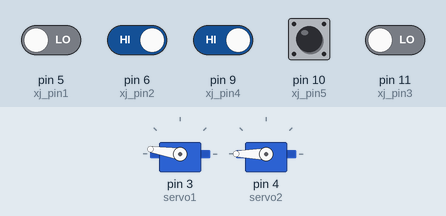
The sketch below on a simulated Arduino Uno, built with avr-gcc and run on an emulated ATmega328P. Parts: 2 × servo. Inputs (shaded band) come from the test bench; at power-on: pin 6 (xj_pin2), pin 9 (xj_pin4), pin 10 (xj_pin5) HIGH, pin 5 (xj_pin1), pin 11 (xj_pin3) LOW.

Above: at 1.8 s.
1.9 s: pin 6 (xj_pin2) driven LOW
At 2.6 s:
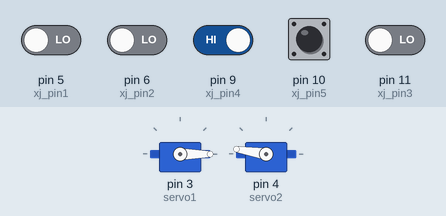
4.9 s: pin 11 (xj_pin3) driven HIGH
At 6.0 s:
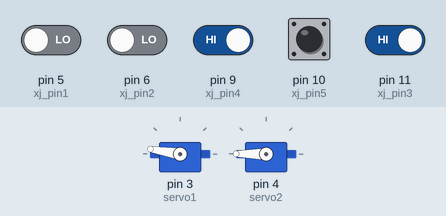
7.9 s: pin 5 (xj_pin1) driven HIGH
At 8.7 s:
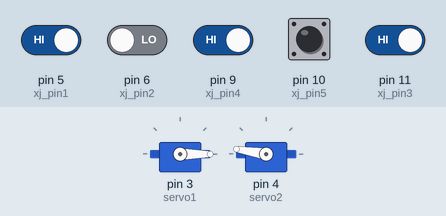
9.4 s: pin 6 (xj_pin2) driven HIGH
At 9.8 s:
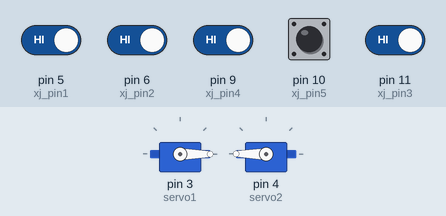
10.9 s: pin 5 (xj_pin1) driven LOW
At 12.1 s:
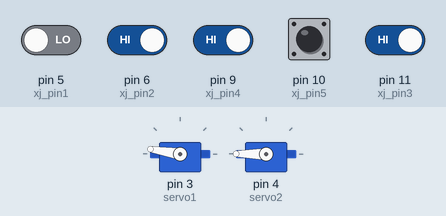
12.4 s: pin 6 (xj_pin2) driven LOW and pin 9 (xj_pin4) driven LOW
At 13.5 s:
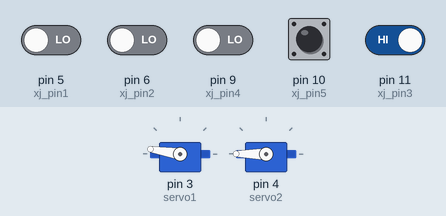
Timing chart, 0 to 62.9 s (numbered marks = the images above; inputs shaded):
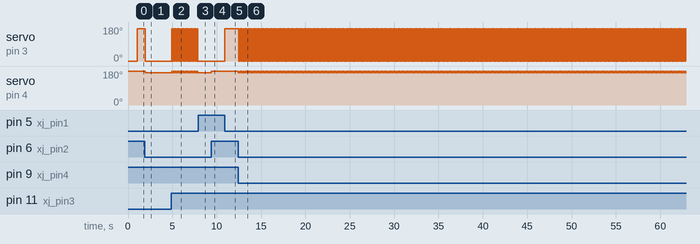

Measured:
- after the input at 1.9 s, servo on pin 3 (servo1): 171° → 0° at once; servo on pin 4 (servo2): 180° → 171° at once
- after the input at 4.9 s, servo on pin 3 (servo1): alternates 171° for 0.04 s and 0° for 0.04 s, starting at once; servo on pin 4 (servo2): alternates 180° for 0.04 s and 171° for 0.04 s, starting at once
- after the input at 7.9 s, servo on pin 3 (servo1): stops changing and stays 0°; servo on pin 4 (servo2): stops changing and stays 171°
- after the input at 9.4 s, servo on pin 4 (servo2): 171° → 180° at once
- after the input at 10.9 s, servo on pin 3 (servo1): 0° → 171° at once
- after the input at 12.4 s, servo on pin 3 (servo1): alternates 171° for 0.04 s and 0° for 0.04 s, starting after 0.08 s; servo on pin 4 (servo2): alternates 180° for 0.04 s and 171° for 0.04 s, starting at once

The sketch:

test4.ino
```cpp
//驱动
#include <Servo.h>

Servo servo1;
Servo servo2;

int xj_pin1 = 5;
int xj_pin2 = 6;
int xj_pin3 = 11;
int xj_pin4 = 9;
int xj_pin5 = 10;

int xj_val1;
int xj_val2;
int xj_val3;
int xj_val4;
int xj_val5;

void qian()
{
  servo1.write(0);
  servo2.write(180);
}

void qianyp()
{
  servo1.write(171);
  servo2.write(180);
}

void qianzp()
{
  servo1.write(0);
  servo2.write(171);
}

void youz()
{
  servo1.write(180);
  servo2.write(180);
}

void zuoz()
{
  servo1.write(0);
  servo2.write(0);
}

void hou()
{
  servo1.write(180);
  servo2.write(0);
}

void tingzhi()
{
  servo1.write(171);
  servo2.write(171);
}

void banyun_init()
{
  xj_val1=digitalRead(xj_pin1);
  xj_val2=digitalRead(xj_pin2);
  xj_val3=digitalRead(xj_pin3);
  xj_val4=digitalRead(xj_pin4);
  xj_val5=digitalRead(xj_pin5);
}

void chufa()
{
  qian();
  delay(1000);
}

void xj_qian()
{
  if((xj_val1&xj_val2)|(!xj_val3))
  {
    qian();
  }

  if(!xj_val1)
  {
    qianyp();
  }

  if(!xj_val2)
  {
    qianzp();
  }
}

void zuoz_45()
{
  zuoz();
  delay(244);
}

void zuoz_45_banyun()
{
  servo1.write(168);
  servo2.write(168);
  delay(617);
}

void zuoz_90()
{
  zuoz();
  delay(488);
}

void zuoz_90_banyun()
{
  servo1.write(168);
  servo2.write(168);
  delay(1234);
}

void zuoz_135()
{
  zuoz();
  delay(732);
}

void zuoz_135_banyun()
{
  servo1.write(168);
  servo2.write(168);
  delay(1851);
}

void youz_45()
{
  youz();
  delay(244);
}

void youz_45_banyun()
{
  servo1.write(174);
  servo2.write(174);
  delay(740);
}

void youz_90()
{
  youz();
  delay(488);
}

void youz_90_banyun()
{
  servo1.write(174);
  servo2.write(174);
  delay(1480);
}

void youz_135()
{
  youz();
  delay(732);
}

void youz_135_banyun()
{
  servo1.write(174);
  servo2.write(174);
  delay(2220);
}

void zhuan_180()
{
  servo1.write(176);
  servo2.write(176);
  delay(1630);
}

void zhongdian()
{
  while(1)
  {
    xj_val1=digitalRead(xj_pin1);
    xj_val2=digitalRead(xj_pin2);
    xj_val3=digitalRead(xj_pin3);
    xj_val4=digitalRead(xj_pin4);
    xj_val5=digitalRead(xj_pin5);

    if((!xj_val4)&(!xj_val5))
    {
      qian();
      delay(400);
      break;
    }
    else
    {
      xj_qian();
    }
  }
}

void banyun_1()        //找到物块
{
  qian();
  delay(100);
  while(1)
  {
    xj_val1=digitalRead(xj_pin1);
    xj_val2=digitalRead(xj_pin2);
    xj_val3=digitalRead(xj_pin3);
    xj_val4=digitalRead(xj_pin4);
    xj_val5=digitalRead(xj_pin5);

    if(xj_val1&xj_val2&xj_val3)
    {
       tingzhi();
       break;
    }
    else
    {
      xj_qian();
    }
  }
}

void banyun_back_1()          //找到物块，并带回
{
  banyun_1();
  zhuan_180();
  while(1)
  {
    xj_val1=digitalRead(xj_pin1);
    xj_val2=digitalRead(xj_pin2);
    xj_val3=digitalRead(xj_pin3);
    xj_val4=digitalRead(xj_pin4);
    xj_val5=digitalRead(xj_pin5);

    if((!xj_val4)|(!xj_val5))
    {
      qian();
      delay(700);
      break;
    }
    else
    {
      xj_qian();
    }
  }
}

void banyun_2_A()           //黄，找到存放物块
{
  qian();
  delay(100);
  while(1)
  {
    xj_val1=digitalRead(xj_pin1);
    xj_val2=digitalRead(xj_pin2);
    xj_val3=digitalRead(xj_pin3);
    xj_val4=digitalRead(xj_pin4);
    xj_val5=digitalRead(xj_pin5);

    if(!xj_val4)
    {
      qian();
      delay(20);
      break;
    }
    else
    {
      xj_qian();
    }
  }
}

void banyun_back_2_A()       //黄，找到存放物块，并带回
{
  banyun_2_A();
  zhuan_180();
  while(1)
  {
    xj_val1=digitalRead(xj_pin1);
    xj_val2=digitalRead(xj_pin2);
    xj_val3=digitalRead(xj_pin3);
    xj_val4=digitalRead(xj_pin4);
    xj_val5=digitalRead(xj_pin5);

    if((!xj_val4)|(!xj_val5))
    {
      qian();
      delay(700);
      break;
    }
    else
    {
      xj_qian();
    }
  }
}

void banyun_2_B()             //蓝，找到存放物块
{
  qian();
  delay(100);
  while(1)
  {
    xj_val1=digitalRead(xj_pin1);
    xj_val2=digitalRead(xj_pin2);
    xj_val3=digitalRead(xj_pin3);
    xj_val4=digitalRead(xj_pin4);
    xj_val5=digitalRead(xj_pin5);

    if(!xj_val5)
    {
      qian();
      delay(20);
      break;
    }
    else
    {
      xj_qian();
      if(xj_val1&xj_val2&xj_val3)
      {
        qian();
        delay(300);
      }
    }
  }
}

void banyun_back_2_B()       //蓝，找到存放物块，并带回
{
  banyun_2_B();
  zhuan_180();
  while(1)
  {
    xj_val1=digitalRead(xj_pin1);
    xj_val2=digitalRead(xj_pin2);
    xj_val3=digitalRead(xj_pin3);
    xj_val4=digitalRead(xj_pin4);
    xj_val5=digitalRead(xj_pin5);

    if((!xj_val4)|(!xj_val5))
    {
      qian();
      delay(700);
      break;
    }
    else
    {
      xj_qian();
    }
  }
}

void push_A()        //黄，放到相应点
{
  qian();
  delay(200);
  while(1)
  {
    xj_val1=digitalRead(xj_pin1);
    xj_val2=digitalRead(xj_pin2);
    xj_val3=digitalRead(xj_pin3);
    xj_val4=digitalRead(xj_pin4);
    xj_val5=digitalRead(xj_pin5);

    if(!xj_val4)
    {
      qian();
      delay(15);
      tingzhi();
      delay(50);
      break;
    }
    else
    {
      xj_qian();
    }
  }
}

void push_B()        //蓝，放到相应点
{
  qian();
  delay(200);
  while(1)
  {
    xj_val1=digitalRead(xj_pin1);
    xj_val2=digitalRead(xj_pin2);
    xj_val3=digitalRead(xj_pin3);
    xj_val4=digitalRead(xj_pin4);
    xj_val5=digitalRead(xj_pin5);

    if(!xj_val5)
    {
      qian();
      delay(15);
      tingzhi();
      delay(50);
      break;
    }
    else
    {
      xj_qian();
      if(xj_val1&xj_val2&xj_val3)
      {
        qian();
        delay(400);
      }
    }
  }
}

void push_back_A()     //放到相应点后,回中
{
  hou();
  delay(500);
//  zhuan_180();
  servo1.write(177);
  servo2.write(177);
  delay(1444);
  while(1)
  {
    xj_val1=digitalRead(xj_pin1);
    xj_val2=digitalRead(xj_pin2);
    xj_val3=digitalRead(xj_pin3);
    xj_val4=digitalRead(xj_pin4);
    xj_val5=digitalRead(xj_pin5);

    if(!xj_val4)
    {
      qian();
      delay(700);
      break;
    }
    else
    {
      xj_qian();
    }
  }
}

void push_back_B()     //放到相应点后,回中
{
  hou();
  delay(500);
//  zhuan_180();
  servo1.write(177);
  servo2.write(177);
  delay(1444);
  while(1)
  {
    xj_val1=digitalRead(xj_pin1);
    xj_val2=digitalRead(xj_pin2);
    xj_val3=digitalRead(xj_pin3);
    xj_val4=digitalRead(xj_pin4);
    xj_val5=digitalRead(xj_pin5);

    if(!xj_val5)
    {
      qian();
      delay(700);
      break;
    }
    else
    {
      xj_qian();
    }
  }
}

void gohome()
{
  while(1)
  {
    xj_val1=digitalRead(xj_pin1);
    xj_val2=digitalRead(xj_pin2);
    xj_val3=digitalRead(xj_pin3);
    xj_val4=digitalRead(xj_pin4);
    xj_val5=digitalRead(xj_pin5);

    if((!xj_val4)&(!xj_val5))
    {
      qian();
      delay(1600);
      break;
    }
    else
    {
      xj_qian();
    }
  }
}

void setup()
{
  servo1.attach(3);
  servo2.attach(4);
  pinMode(xj_pin1,INPUT);
  pinMode(xj_pin2,INPUT);
  pinMode(xj_pin3,INPUT);
  pinMode(xj_pin4,INPUT);
  pinMode(xj_pin5,INPUT);

  chufa();
  zhongdian();

  {

  }

  gohome();
  tingzhi();

}

void loop()
{

}
```
